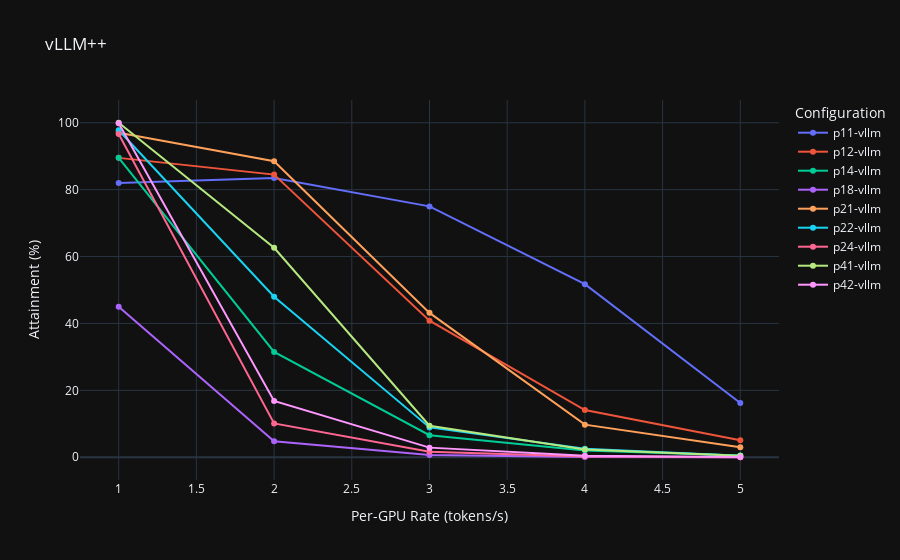

Notebook code for this chart:
### Code cell
# Plot the `figure_11_vllm_high`for some configurations
# tp_prefill = 1, pp_prefill = 1
# x-axis: rate
# y-axis: attainment
# find all combination of tp_prefill, pp_prefill
import plotly.graph_objects as go

fig = go.Figure()
configs = figure_11_vllm_high[['tp_prefill', 'pp_prefill']].drop_duplicates()
df = figure_11_vllm_high

for tp_prefill, pp_prefill in configs.values:
    config_df = df[
        (df['tp_prefill'] == tp_prefill) & (df['pp_prefill'] == pp_prefill)
        ]
    # plot this inside a plotly plot
    fig.add_trace(go.Scatter(
        x=config_df['per_gpu_rate'], y=config_df['attainment'],
        mode='lines+markers', name=f"p{tp_prefill}{pp_prefill}-vllm"
    ))

# fig add title
fig.update_layout(
    title="vLLM++",
    xaxis_title="Per-GPU Rate (tokens/s)",
    yaxis_title="Attainment (%)",
    legend_title="Configuration"
)
# Export to html
fig.write_html("visual/figure_11_vllm_high.html")
if is_notebook_mode:
    fig.show()

### Figure 1 — Plotly figure (JSON) as saved in the notebook; plotly's stock layout.template omitted (floating-point values rounded to 4 significant figures)
{"data": [{"mode": "lines+markers", "name": "p11-vllm", "x": [1.0, 2.0, 3.0, 4.0, 5.0], "y": [82.0, 83.5, 75.0, 51.75, 16.2], "type": "scatter"}, {"mode": "lines+markers", "name": "p12-vllm", "x": [1.0, 2.0, 3.0, 4.0, 5.0], "y": [89.5, 84.5, 40.83, 14.12, 5.1], "type": "scatter"}, {"mode": "lines+markers", "name": "p14-vllm", "x": [1.0, 2.0, 3.0, 4.0, 5.0], "y": [89.5, 31.5, 6.583, 2.0, 0.55], "type": "scatter"}, {"mode": "lines+markers", "name": "p18-vllm", "x": [1.0, 2.0, 3.0, 4.0, 5.0], "y": [45.0, 4.75, 0.7083, 0.09375, 0.0], "type": "scatter"}, {"mode": "lines+markers", "name": "p21-vllm", "x": [1.0, 2.0, 3.0, 4.0, 5.0], "y": [97.0, 88.5, 43.17, 9.75, 3.0], "type": "scatter"}, {"mode": "lines+markers", "name": "p22-vllm", "x": [1.0, 2.0, 3.0, 4.0, 5.0], "y": [97.75, 48.0, 8.917, 2.562, 0.45], "type": "scatter"}, {"mode": "lines+markers", "name": "p24-vllm", "x": [1.0, 2.0, 3.0, 4.0, 5.0], "y": [96.62, 10.12, 1.667, 0.2188, 0.025], "type": "scatter"}, {"mode": "lines+markers", "name": "p41-vllm", "x": [1.0, 2.0, 3.0, 4.0, 5.0], "y": [100.0, 62.62, 9.417, 2.312, 0.45], "type": "scatter"}, {"mode": "lines+markers", "name": "p42-vllm", "x": [1.0, 2.0, 3.0, 4.0, 5.0], "y": [99.88, 16.81, 2.875, 0.4375, 0.05], "type": "scatter"}], "layout": {"title": {"text": "vLLM++"}, "xaxis": {"title": {"text": "Per-GPU Rate (tokens/s)"}}, "yaxis": {"title": {"text": "Attainment (%)"}}, "legend": {"title": {"text": "Configuration"}}}}
